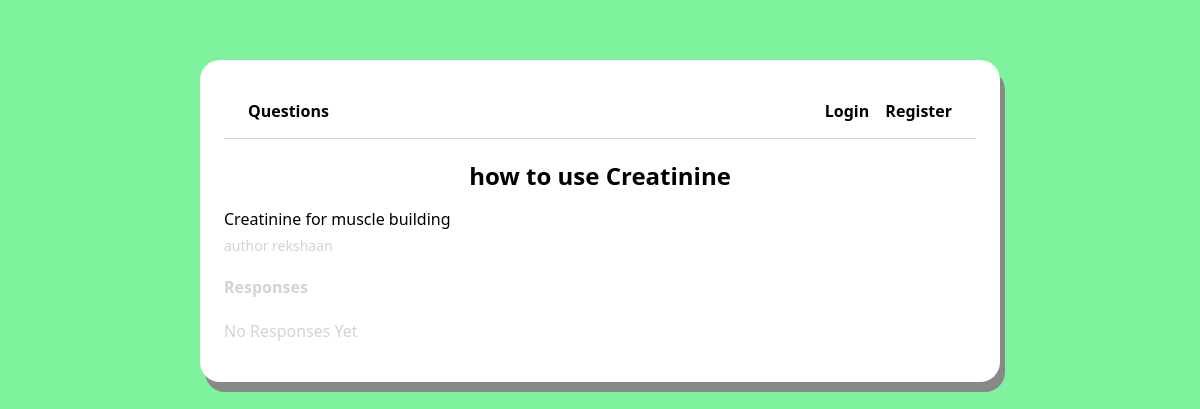
Page /question/2 on the committed database.
### main/models.py (models this page shows, shortened)
class Question(models.Model):
    author = models.ForeignKey(User, null=False, on_delete=models.CASCADE)
    title = models.CharField(max_length=200, null=False)
    body = models.TextField(null=False)
    created_at = models.DateTimeField(auto_now_add=True)
    updated_at = models.DateTimeField(auto_now=True)

### main/views.py (the view, shortened to what this page needs)
# urls.py: path('question/<int:id>', views.questionPage, name="question"),
def questionPage(request, id):
    response_form = NewResponseForm()
    reply_form = NewReplyForm()
    question = Question.objects.get(id=id)
    context = {
        'question': question,
        'response_form': response_form,
        'reply_form': reply_form,
    }
    return render(request, 'question.html', context)

### main/templates/question.html (shortened to what this page needs)
<!DOCTYPE html>
<html lang="en">
<head>
</head>
<body>
{% extends 'layouts/page.html' %}
{% block content %}
<div class="page question-page" >
<h2 class="question-title">{{question.title}}</h2>
    <p class="question-body">{{question.body}}</p>
    <span class="question-author">author {{question.author.username}}</span>
    <div class="responses-container">
        <h4 class="responses-container-heading">Responses</h4>
        {% if not question.responses.all %}
            <p class="no-responses-text">No Responses Yet</p>
        {% else %}
            {% for response in question.get_responses %}
                {% include 'components/response.html' with response=response %}
            {% endfor %}
        {% endif %}
    </div>
</div>
{% endblock %}

### main/static/css/styles.css (style rules this page uses)
html, body { font-family: Segoe UI; background-color: #7ef29d; }
*, *::after, *::before { box-sizing: border-box; }
.page { display:flex; flex-direction:column; }
.question-title { font-weight:900; margin:20px auto 0 auto; }
.question-body { margin-bottom:6px; }
.question-author { font-size:14px; color: lightgray; }
.responses-container-heading { color:lightgray; }
.no-responses-text { color:lightgray; }

### rows in the picture
Question: title "how to use Creatinine", body "Creatinine for muscle building", author.username "rekshaan"
